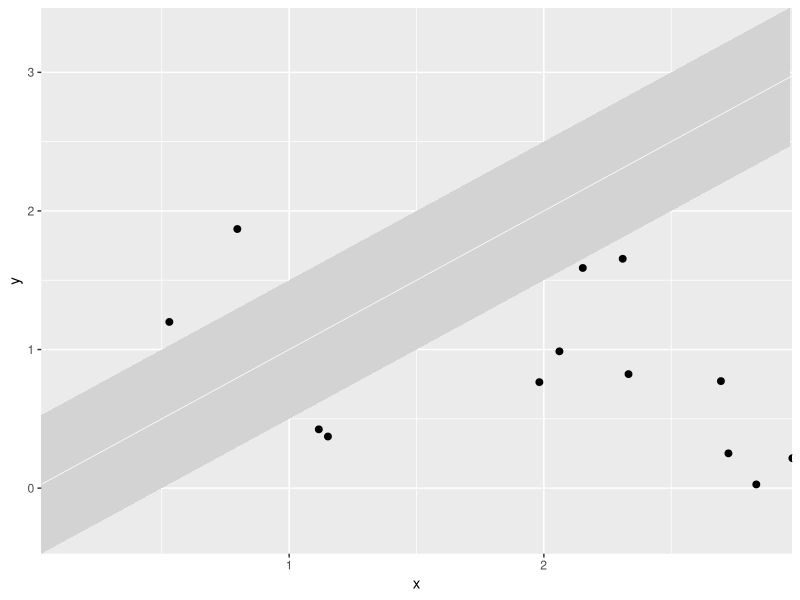

Generate this figure with R:
library(ggplot2)

set.seed(1)
x = runif(20,0,3)
y = runif(20,0,2)

ciVal <- 0.5
myMax = max(c(x,y))
myMin = min(c(x,y))
keep <- abs(x - y) >= ciVal

data <- data.frame(dp = paste0("DataPoint",1:sum(keep==TRUE)), x = x[keep], y = y[keep])
data$dp <- as.character(data$dp)
data2 <- data.frame(x = seq(myMin, myMax, 0.01), y = seq(myMin, myMax, 0.01))

ggplot(data = data, aes(x=x,y=y)) +
  geom_point(size=2) +
  geom_ribbon(data=data2, aes(x=x, ymin = y-ciVal, ymax = y+ciVal), fill = "lightgrey") +
  geom_abline(intercept = 0, color = "white", size = 0.25) +
  #geom_abline(intercept = ciVal, color ="blue", size = 0.25) +
  #geom_abline(intercept = -1*ciVal, color ="blue", size = 0.25) +
  scale_x_continuous(limits = c(myMin, myMax)) +
  scale_y_continuous(limits = c(myMin, myMax)) +
  scale_x_continuous(expand = c(0, 0)) + scale_y_continuous(expand = c(0, 0))
